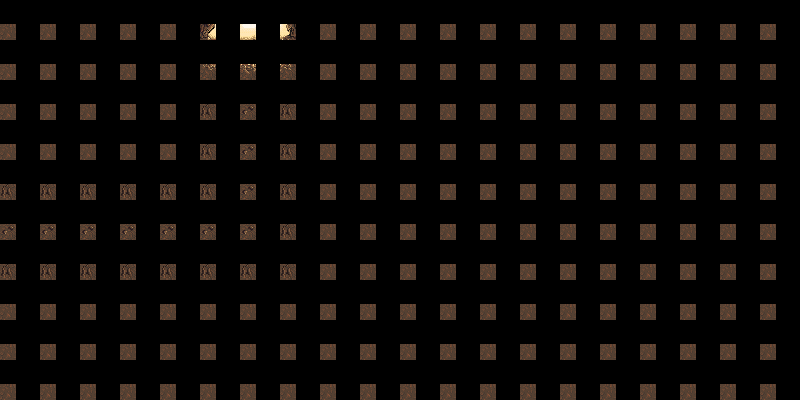

Below is a game level as drawn by its tile map, then a one-line description and the .tmx that defines it (tile-layer data replaced by summaries):
An orthogonal 20x10 tile map with 40x40 px tiles, 1 tile layer (Tile Layer 1).

<map version="1.0" orientation="orthogonal" width="20" height="10" tilewidth="40" tileheight="40">
 <tileset firstgid="1" name="cave_tileset_cropped" tilewidth="16" tileheight="16" spacing="0" margin="0">
  <image source="gfx/game/cave_tileset_cropped.png" width="80" height="48" />
 </tileset>
 <layer name="Tile Layer 1" width="20" height="10">
  <data>[200 cells, 200 non-empty, 9 distinct tile ids]</data>
 </layer>
</map>